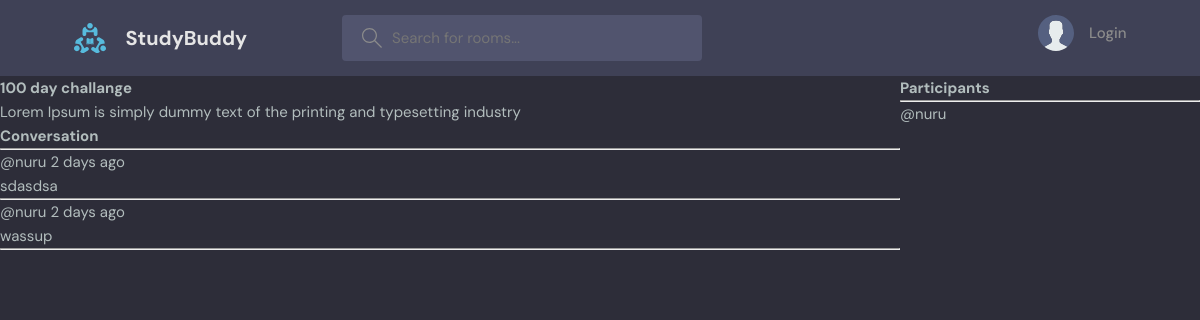
Page /2/ on the committed database.
### base/models.py (models this page shows, shortened)
class Room(models.Model):
    host = models.ForeignKey(User,on_delete=models.SET_NULL,null=True)
    topic = models.ForeignKey(Topic,on_delete=models.SET_NULL,null=True)
    name =models.CharField(max_length=200)
    description = models.TextField(null=True,blank=True)
    participants = models.ManyToManyField(User,related_name="participants"
    ,blank=True)
    updated = models.DateTimeField(auto_now=True)
    created = models.DateTimeField(auto_now_add=True)
    class Meta:
        ordering=["-updated", "-created"]

class Message(models.Model):
    user = models.ForeignKey(User,on_delete=models.CASCADE)
    room = models.ForeignKey(Room,on_delete=models.CASCADE)
    body = models.TextField()
    updated = models.DateTimeField(auto_now=True)
    created = models.DateTimeField(auto_now_add=True)
    class Meta:
        ordering=["-updated", "-created"]

### base/views.py (the view, shortened to what this page needs)
# urls.py: path("<str:pk>/",views.room,name="room"),
def room(request,pk):
    room = Room.objects.get(id=pk)
    room_messages = room.message_set.all().order_by("-created")
    participants = room.participants.all()
    context ={"room" : room,"room_messages":room_messages,"participants" : participants}
    return render(request,"room.html",context)

### base/templates/room.html (shortened to what this page needs)
{% extends "main.html" %}
{% block content %}
<div class="room-container">
    <div>
<h1>{{room.name}}</h1>
<p>{{room.description}}</p>
<div class="comment-wrapper">
    <h3>Conversation</h3>
    <hr>
    {% for message in room_messages %}
    <div>
        <small>@{{message.user}} {{message.created|timesince}} ago</small>
       <p>{{message.body}}</p>
       <hr>
    </div>
    {% endfor %}
</div>
</div>
   <div>
    <h3>Participants</h3>
    <hr>
    {% for user in participants%}
    <div>
      <p>@{{user.username}}</p>
    </div>
    {% endfor %}
   </div>
</div>
{% endblock content %}

### static/styles/style.css (style rules this page uses)
:root { --color-main: #71c6dd; --color-main-light: #e1f6fb; --color-dark: #3f4156; --color-dark-medium: #51546e; --color-dark-light: #696d97; --color-light: #e5e5e5; --color-gray: #8b8b8b; --color-light-gray: #b2bdbd; --color-bg: #2d2d39; --color-success: #5dd693; --color-error: #fc4b0b; }
* { font-family: "DM Sans", -apple-system, BlinkMacSystemFont, "Segoe UI", Roboto, Oxygen, Ubuntu, Cantarell, "Open Sans", "Helvetica Neue", sans-serif; margin: 0; padding: 0; box-sizing: border-box; text-rendering: optimizeLegibility; font-size: inherit; }
html { font-size: 56.25%; }
@media only screen and (min-width: 1200px) { html { font-size: 62.5%; } }
body { line-height: 1.6; font-weight: 400; font-size: 1.5rem; color: var(--color-light-gray); background-color: var(--color-bg); min-height: 100vh; }

### base/templates/room.html (style rules this page uses)
.room-container { display: grid; grid-template-columns: 3fr 1fr; }

### rows in the picture
Room: name "100 day challange", description "Lorem Ipsum is simply dummy text of the printing and typesetting industry"
Message: user "nuru", created "2 days", body "sdasdsa"
Message: user "nuru", created "2 days", body "wassup"

### other values in the picture
{{ user.username }} "nuru"
